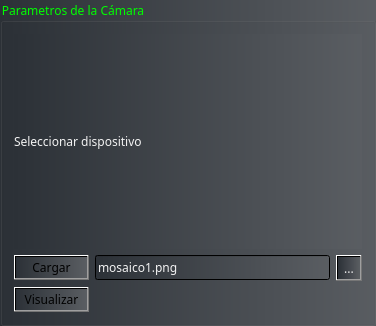
     <widget class="QGroupBox" name="camara_box">
      <property name="geometry">
       <rect>
        <x>5</x>
        <y>305</y>
        <width>376</width>
        <height>326</height>
       </rect>
      </property>
      <property name="palette">
       <palette>
        <active>
         <colorrole role="WindowText">
          <brush brushstyle="SolidPattern">
           <color alpha="255">
            <red>0</red>
            <green>255</green>
            <blue>0</blue>
           </color>
          </brush>
         </colorrole>
         <colorrole role="Button">
          <brush brushstyle="LinearGradientPattern">
           <gradient startx="0.000000000000000" starty="0.000000000000000" endx="3.000000000000000" endy="0.000000000000000" type="LinearGradient" spread="PadSpread" coordinatemode="ObjectBoundingMode">
            <gradientstop position="0.000000000000000">
             <color alpha="255">
              <red>44</red>
              <green>49</green>
              <blue>55</blue>
             </color>
            </gradientstop>
            <gradientstop position="1.000000000000000">
             <color alpha="255">
              <red>182</red>
              <green>183</green>
              <blue>185</blue>
             </color>
            </gradientstop>
           </gradient>
          </brush>
         </colorrole>
         <colorrole role="Text">
          <brush brushstyle="SolidPattern">
           <color alpha="255">
            <red>0</red>
            <green>255</green>
            <blue>0</blue>
           </color>
          </brush>
         </colorrole>
         <colorrole role="ButtonText">
          <brush brushstyle="SolidPattern">
           <color alpha="255">
            <red>0</red>
            <green>255</green>
            <blue>0</blue>
           </color>
          </brush>
         </colorrole>
         <colorrole role="Base">
          <brush brushstyle="LinearGradientPattern">
           <gradient startx="0.000000000000000" starty="0.000000000000000" endx="3.000000000000000" endy="0.000000000000000" type="LinearGradient" spread="PadSpread" coordinatemode="ObjectBoundingMode">
            <gradientstop position="0.000000000000000">
             <color alpha="255">
              <red>44</red>
              <green>49</green>
              <blue>55</blue>
             </color>
            </gradientstop>
            <gradientstop position="1.000000000000000">
             <color alpha="255">
              <red>182</red>
              <green>183</green>
              <blue>185</blue>
             </color>
            </gradientstop>
           </gradient>
          </brush>
         </colorrole>
         <colorrole role="Window">
          <brush brushstyle="LinearGradientPattern">
           <gradient startx="0.000000000000000" starty="0.000000000000000" endx="3.000000000000000" endy="0.000000000000000" type="LinearGradient" spread="PadSpread" coordinatemode="ObjectBoundingMode">
            <gradientstop position="0.000000000000000">
             <color alpha="255">
              <red>44</red>
              <green>49</green>
              <blue>55</blue>
             </color>
            </gradientstop>
            <gradientstop position="1.000000000000000">
             <color alpha="255">
              <red>182</red>
              <green>183</green>
              <blue>185</blue>
             </color>
            </gradientstop>
           </gradient>
          </brush>
         </colorrole>
        </active>
        <inactive>
         <colorrole role="WindowText">
          <brush brushstyle="SolidPattern">
           <color alpha="255">
            <red>0</red>
            <green>255</green>
            <blue>0</blue>
           </color>
          </brush>
         </colorrole>
         <colorrole role="Button">
          <brush brushstyle="LinearGradientPattern">
           <gradient startx="0.000000000000000" starty="0.000000000000000" endx="3.000000000000000" endy="0.000000000000000" type="LinearGradient" spread="PadSpread" coordinatemode="ObjectBoundingMode">
            <gradientstop position="0.000000000000000">
             <color alpha="255">
              <red>44</red>
              <green>49</green>
              <blue>55</blue>
             </color>
            </gradientstop>
            <gradientstop position="1.000000000000000">
             <color alpha="255">
              <red>182</red>
              <green>183</green>
              <blue>185</blue>
             </color>
            </gradientstop>
           </gradient>
          </brush>
         </colorrole>
         <colorrole role="Text">
          <brush brushstyle="SolidPattern">
           <color alpha="255">
            <red>0</red>
            <green>255</green>
            <blue>0</blue>
           </color>
          </brush>
         </colorrole>
         <colorrole role="ButtonText">
          <brush brushstyle="SolidPattern">
           <color alpha="255">
            <red>0</red>
            <green>255</green>
            <blue>0</blue>
           </color>
          </brush>
         </colorrole>
         <colorrole role="Base">
          <brush brushstyle="LinearGradientPattern">
           <gradient startx="0.000000000000000" starty="0.000000000000000" endx="3.000000000000000" endy="0.000000000000000" type="LinearGradient" spread="PadSpread" coordinatemode="ObjectBoundingMode">
            <gradientstop position="0.000000000000000">
             <color alpha="255">
              <red>44</red>
              <green>49</green>
              <blue>55</blue>
             </color>
            </gradientstop>
            <gradientstop position="1.000000000000000">
             <color alpha="255">
              <red>182</red>
              <green>183</green>
              <blue>185</blue>
             </color>
            </gradientstop>
           </gradient>
          </brush>
         </colorrole>
         <colorrole role="Window">
          <brush brushstyle="LinearGradientPattern">
           <gradient startx="0.000000000000000" starty="0.000000000000000" endx="3.000000000000000" endy="0.000000000000000" type="LinearGradient" spread="PadSpread" coordinatemode="ObjectBoundingMode">
            <gradientstop position="0.000000000000000">
             <color alpha="255">
              <red>44</red>
              <green>49</green>
              <blue>55</blue>
             </color>
            </gradientstop>
            <gradientstop position="1.000000000000000">
             <color alpha="255">
              <red>182</red>
              <green>183</green>
              <blue>185</blue>
             </color>
            </gradientstop>
           </gradient>
          </brush>
         </colorrole>
        </inactive>
        <disabled>
         <colorrole role="WindowText">
          <brush brushstyle="SolidPattern">
           <color alpha="255">
            <red>0</red>
            <green>255</green>
            <blue>0</blue>
           </color>
          </brush>
         </colorrole>
         <colorrole role="Button">
          <brush brushstyle="LinearGradientPattern">
           <gradient startx="0.000000000000000" starty="0.000000000000000" endx="3.000000000000000" endy="0.000000000000000" type="LinearGradient" spread="PadSpread" coordinatemode="ObjectBoundingMode">
            <gradientstop position="0.000000000000000">
             <color alpha="255">
              <red>44</red>
              <green>49</green>
              <blue>55</blue>
             </color>
            </gradientstop>
            <gradientstop position="1.000000000000000">
             <color alpha="255">
              <red>182</red>
              <green>183</green>
              <blue>185</blue>
             </color>
            </gradientstop>
           </gradient>
          </brush>
         </colorrole>
         <colorrole role="Text">
          <brush brushstyle="SolidPattern">
           <color alpha="255">
            <red>0</red>
            <green>255</green>
            <blue>0</blue>
           </color>
          </brush>
         </colorrole>
         <colorrole role="ButtonText">
          <brush brushstyle="SolidPattern">
           <color alpha="255">
            <red>0</red>
            <green>255</green>
            <blue>0</blue>
           </color>
          </brush>
         </colorrole>
         <colorrole role="Base">
          <brush brushstyle="LinearGradientPattern">
           <gradient startx="0.000000000000000" starty="0.000000000000000" endx="3.000000000000000" endy="0.000000000000000" type="LinearGradient" spread="PadSpread" coordinatemode="ObjectBoundingMode">
            <gradientstop position="0.000000000000000">
             <color alpha="255">
              <red>44</red>
              <green>49</green>
              <blue>55</blue>
             </color>
            </gradientstop>
            <gradientstop position="1.000000000000000">
             <color alpha="255">
              <red>182</red>
              <green>183</green>
              <blue>185</blue>
             </color>
            </gradientstop>
           </gradient>
          </brush>
         </colorrole>
         <colorrole role="Window">
          <brush brushstyle="LinearGradientPattern">
           <gradient startx="0.000000000000000" starty="0.000000000000000" endx="3.000000000000000" endy="0.000000000000000" type="LinearGradient" spread="PadSpread" coordinatemode="ObjectBoundingMode">
            <gradientstop position="0.000000000000000">
             <color alpha="255">
              <red>44</red>
              <green>49</green>
              <blue>55</blue>
             </color>
            </gradientstop>
            <gradientstop position="1.000000000000000">
             <color alpha="255">
              <red>182</red>
              <green>183</green>
              <blue>185</blue>
             </color>
            </gradientstop>
           </gradient>
          </brush>
         </colorrole>
        </disabled>
       </palette>
      </property>
      <property name="font">
       <font>
        <family>Zekton</family>
       </font>
      </property>
      <property name="styleSheet">
       <string notr="true">background-color: qlineargradient(spread:pad, x1:0, y1:0, x2:3, y2:0, stop:0 rgba( 44, 49, 55, 255), stop:1 rgba(182, 183, 185, 255));</string>
      </property>
      <property name="title">
       <string>Parametros de la Cámara</string>
      </property>
      <property name="flat">
       <bool>false</bool>
      </property>
      <layout class="QVBoxLayout" name="verticalLayout_2">
       <item>
        <layout class="QGridLayout" name="gridLayout_6">
         <item row="2" column="0">
          <widget class="QPushButton" name="pushButton">
           <property name="font">
            <font>
             <family>Zekton</family>
            </font>
           </property>
           <property name="text">
            <string>Visualizar</string>
           </property>
          </widget>
         </item>
         <item row="1" column="2">
          <widget class="QToolButton" name="toolButton">
           <property name="font">
            <font>
             <family>Zekton</family>
            </font>
           </property>
           <property name="styleSheet">
            <string notr="true">color: rgb(243, 243, 243);</string>
           </property>
           <property name="text">
            <string>...</string>
           </property>
          </widget>
         </item>
         <item row="1" column="0">
          <widget class="QPushButton" name="pushButton_14">
           <property name="font">
            <font>
             <family>Zekton</family>
            </font>
           </property>
           <property name="text">
            <string>Cargar</string>
           </property>
          </widget>
         </item>
         <item row="1" column="1">
          <widget class="QLineEdit" name="lineEdit_5">
           <property name="font">
            <font>
             <family>Zekton</family>
            </font>
           </property>
           <property name="styleSheet">
            <string notr="true">color: rgb(243, 243, 243);</string>
           </property>
           <property name="text">
            <string>mosaico1.png</string>
           </property>
          </widget>
         </item>
         <item row="0" column="0" colspan="3">
          <widget class="QLabel" name="label_11">
           <property name="font">
            <font>
             <family>Zekton</family>
            </font>
           </property>
           <property name="styleSheet">
            <string notr="true">color: rgb(243, 243, 243);</string>
           </property>
           <property name="text">
            <string>&lt;html&gt;&lt;head/&gt;&lt;body&gt;&lt;p&gt;Seleccionar dispositivo&lt;/p&gt;&lt;/body&gt;&lt;/html&gt;</string>
           </property>
          </widget>
         </item>
        </layout>
       </item>
      </layout>
     </widget>
